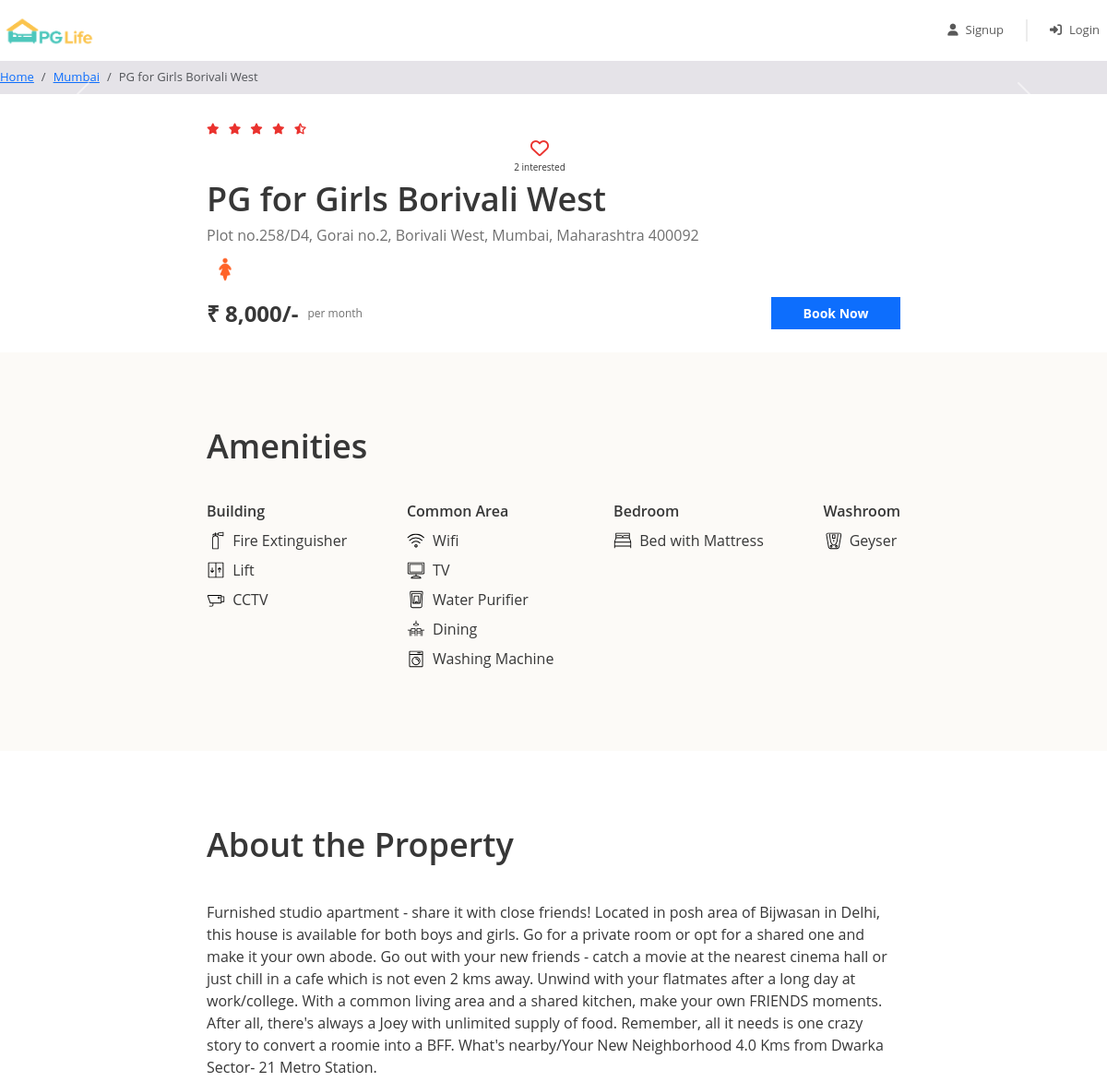
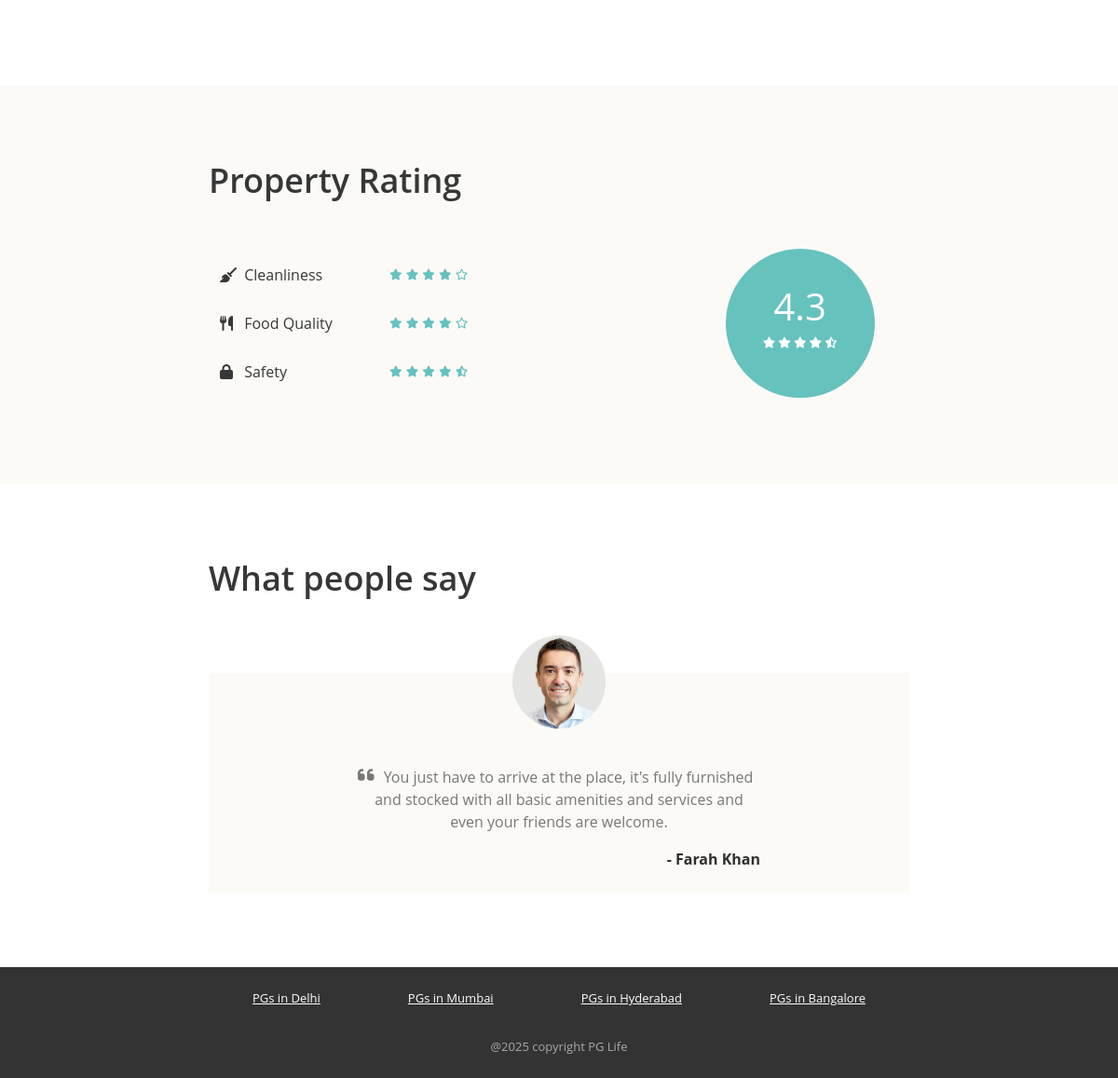
Page /property_detail.php?property_id=4 on the committed database (2 pictures, top to bottom).
### tables this page shows
CREATE TABLE `properties` (
  `id` int(11) NOT NULL,
  `city_id` int(11) NOT NULL,
  `name` varchar(100) NOT NULL,
  `address` varchar(255) NOT NULL,
  `description` longtext NOT NULL,
  `gender` enum('male','female','unisex') NOT NULL,
  `rent` int(11) NOT NULL,
  `rating_clean` float(2,1) NOT NULL,
  `rating_food` float(2,1) NOT NULL,
  `rating_safety` float(2,1) NOT NULL
);

CREATE TABLE `cities` (
  `id` int(11) NOT NULL,
  `name` varchar(100) NOT NULL
);

CREATE TABLE `amenities` (
  `id` int(11) NOT NULL,
  `name` varchar(100) NOT NULL,
  `type` varchar(100) NOT NULL,
  `icon` varchar(30) NOT NULL
);

CREATE TABLE `testimonials` (
  `id` int(11) NOT NULL,
  `property_id` int(11) NOT NULL,
  `user_name` varchar(100) NOT NULL,
  `content` longtext NOT NULL
);

### property_detail.php (the view, shortened to what this page needs)
<?php
require "includes/database_connect.php";
$property_id = $_GET["property_id"];
$sql_1 = "SELECT *, p.id AS property_id, p.name AS property_name, c.name AS city_name
            FROM properties p
            INNER JOIN cities c ON p.city_id = c.id
            WHERE p.id = $property_id";
$result_1 = mysqli_query($conn, $sql_1);
$property = mysqli_fetch_assoc($result_1);
$sql_2 = "SELECT * FROM testimonials WHERE property_id = $property_id";
$result_2 = mysqli_query($conn, $sql_2);
$testimonials = mysqli_fetch_all($result_2, MYSQLI_ASSOC);
$sql_3 = "SELECT a.*
            FROM amenities a
            INNER JOIN properties_amenities pa ON a.id = pa.amenity_id
            WHERE pa.property_id = $property_id";
$result_3 = mysqli_query($conn, $sql_3);
$amenities = mysqli_fetch_all($result_3, MYSQLI_ASSOC);
$sql_4 = "SELECT * FROM intrested_users_properties WHERE property_id = $property_id";
$result_4 = mysqli_query($conn, $sql_4);
$interested_users_count = mysqli_num_rows($result_4);
?>
<!DOCTYPE html>
<html lang="en">
<head>
    <?php
    include "includes/header_links.php";
    ?>
    <link href="css/property_detail.css" rel="stylesheet" />
</head>
<body>
    <?php
    include "includes/header.php";
    ?>
    <nav aria-label="breadcrumb">
        <ol class="breadcrumb py-2">
            <li class="breadcrumb-item">
                <a href="index.php">Home</a>
            </li>
            <li class="breadcrumb-item">
                <a href="property_list.php?city=<?= $property['city_name']; ?>"><?= $property['city_name']; ?></a>
            </li>
            <li class="breadcrumb-item active" aria-current="page">
                <?= $property['property_name']; ?>
            </li>
        </ol>
    </nav>
    <div id="property-images" class="carousel slide" data-ride="carousel">
        <a class="carousel-control-prev" href="#property-images" role="button" data-slide="prev">
            <span class="carousel-control-prev-icon" aria-hidden="true"></span>
        </a>
        <a class="carousel-control-next" href="#property-images" role="button" data-slide="next">
            <span class="carousel-control-next-icon" aria-hidden="true"></span>
        </a>
    </div>
    <div class="property-summary page-container">
        <div class="row no-gutters justify-content-between">
            <?php
            $total_rating = ($property['rating_clean'] + $property['rating_food'] + $property['rating_safety']) / 3;
            $total_rating = round($total_rating, 1);
            ?>
            <div class="star-container" title="<?= $total_rating ?>">
                <?php
                $rating = $total_rating;
                for ($i = 0; $i < 5; $i++) {
                    if ($rating >= $i + 0.8) {
                ?>
                        <i class="fas fa-star"></i>
                    <?php
                    } elseif ($rating >= $i + 0.3) {
                    ?>
                        <i class="fas fa-star-half-alt"></i>
                    <?php
                    } else {
                    ?>
                        <i class="far fa-star"></i>
                <?php
                    }
                }
                ?>
            </div>
            <div class="interested-container">
                <?php
                $is_interested = false;
                if ($is_interested) {
                ?>
                    <i class="is-interested-image fas fa-heart"></i>
                <?php
                } else {
                ?>
                    <i class="is-interested-image far fa-heart"></i>
                <?php
                }
                ?>
                <div class="interested-text">
                    <span class="interested-user-count"><?= $interested_users_count ?></span> interested
                </div>
            </div>
        </div>
        <div class="detail-container">
            <div class="property-name"><?= $property['property_name'] ?></div>
            <div class="property-address"><?= $property['address'] ?></div>
            <div class="property-gender">
                <?php
                if ($property['gender'] == "male") {
                ?>
                    <img src="img/male.png">
                <?php
                } elseif ($property['gender'] == "female") {
                ?>
                    <img src="img/female.png">
                <?php
                } else {
                ?>
                    <img src="img/unisex.png">
                <?php
                }
                ?>
            </div>
        </div>
        <div class="row no-gutters">
            <div class="rent-container col-6">
                <div class="rent">₹ <?= number_format($property['rent']) ?>/-</div>
                <div class="rent-unit">per month</div>
            </div>
            <div class="button-container col-6">
                <a href="#" class="btn btn-primary">Book Now</a>
            </div>
        </div>
    </div>
    <div class="property-amenities">
        <div class="page-container">
            <h1>Amenities</h1>
            <div class="row justify-content-between">
                <div class="col-md-auto">
                    <h5>Building</h5>
                    <?php
                    foreach ($amenities as $amenity) {
                        if ($amenity['type'] == "Building") {
                    ?>
                            <div class="amenity-container">
                                <img src="img/amenities/<?= $amenity['icon'] ?>.svg">
                                <span><?= $amenity['name'] ?></span>
                            </div>
                    <?php
                        }
                    }
                    ?>
                </div>
                <div class="col-md-auto">
                    <h5>Common Area</h5>
                    <?php
                    foreach ($amenities as $amenity) {
                        if ($amenity['type'] == "Common Area") {
                    ?>
                            <div class="amenity-container">
                                <img src="img/amenities/<?= $amenity['icon'] ?>.svg">
                                <span><?= $amenity['name'] ?></span>
                            </div>
                    <?php
                        }
                    }
                    ?>
                </div>
                <div class="col-md-auto">
                    <h5>Bedroom</h5>
                    <?php
                    foreach ($amenities as $amenity) {
                        if ($amenity['type'] == "Bedroom") {
                    ?>
                            <div class="amenity-container">
                                <img src="img/amenities/<?= $amenity['icon'] ?>.svg">
                                <span><?= $amenity['name'] ?></span>
                            </div>
                    <?php
                        }
                    }
                    ?>
                </div>
                <div class="col-md-auto">
                    <h5>Washroom</h5>
                    <?php
                    foreach ($amenities as $amenity) {
                        if ($amenity['type'] == "Washroom") {
                    ?>
                            <div class="amenity-container">
                                <img src="img/amenities/<?= $amenity['icon'] ?>.svg">
                                <span><?= $amenity['name'] ?></span>
                            </div>
                    <?php
                        }
                    }
                    ?>
                </div>
            </div>
        </div>
    </div>
    <div class="property-about page-container">
        <h1>About the Property</h1>
        <p><?= $property['description'] ?></p>
    </div>
    <div class="property-rating">
        <div class="page-container">
            <h1>Property Rating</h1>
            <div class="row align-items-center justify-content-between">
                <div class="col-md-6">
                    <div class="rating-criteria row">
                        <div class="col-6">
                            <i class="rating-criteria-icon fas fa-broom"></i>
                            <span class="rating-criteria-text">Cleanliness</span>
                        </div>
                        <div class="rating-criteria-star-container col-6" title="<?= $property['rating_clean'] ?>">
                            <?php
                            $rating = $property['rating_clean'];
                            for ($i = 0; $i < 5; $i++) {
                                if ($rating >= $i + 0.8) {
                            ?>
                                    <i class="fas fa-star"></i>
                                <?php
                                } elseif ($rating >= $i + 0.3) {
                                ?>
                                    <i class="fas fa-star-half-alt"></i>
                                <?php
                                } else {
                                ?>
                                    <i class="far fa-star"></i>
                            <?php
                                }
                            }
                            ?>
                        </div>
                    </div>
                    <div class="rating-criteria row">
                        <div class="col-6">
                            <i class="rating-criteria-icon fas fa-utensils"></i>
                            <span class="rating-criteria-text">Food Quality</span>
                        </div>
                        <div class="rating-criteria-star-container col-6" title="<?= $property['rating_food'] ?>">
                            <?php
                            $rating = $property['rating_food'];
                            for ($i = 0; $i < 5; $i++) {
                                if ($rating >= $i + 0.8) {
                            ?>
                                    <i class="fas fa-star"></i>
                                <?php
                                } elseif ($rating >= $i + 0.3) {
                                ?>
                                    <i class="fas fa-star-half-alt"></i>
                                <?php
                                } else {
                                ?>
                                    <i class="far fa-star"></i>
                            <?php
                                }
                            }
                            ?>
                        </div>
                    </div>
                    <div class="rating-criteria row">
                        <div class="col-6">
                            <i class="rating-criteria-icon fa fa-lock"></i>
                            <span class="rating-criteria-text">Safety</span>
                        </div>
                        <div class="rating-criteria-star-container col-6" title="<?= $property['rating_safety'] ?>">
                            <?php
                            $rating = $property['rating_safety'];
                            for ($i = 0; $i < 5; $i++) {
                                if ($rating >= $i + 0.8) {
                            ?>
                                    <i class="fas fa-star"></i>
                                <?php
                                } elseif ($rating >= $i + 0.3) {
                                ?>
                                    <i class="fas fa-star-half-alt"></i>
                                <?php
                                } else {
                                ?>
                                    <i class="far fa-star"></i>
                            <?php
                                }
                            }
                            ?>
                        </div>
                    </div>
                </div>
                <div class="col-md-4">
                    <div class="rating-circle">
                        <?php
                        $total_rating = ($property['rating_clean'] + $property['rating_food'] + $property['rating_safety']) / 3;
                        $total_rating = round($total_rating, 1);
                        ?>
                        <div class="total-rating"><?= $total_rating ?></div>
                        <div class="rating-circle-star-container">
                            <?php
                            $rating = $total_rating;
                            for ($i = 0; $i < 5; $i++) {
                                if ($rating >= $i + 0.8) {
                            ?>
                                    <i class="fas fa-star"></i>
                                <?php
                                } elseif ($rating >= $i + 0.3) {
                                ?>
                                    <i class="fas fa-star-half-alt"></i>
                                <?php
                                } else {
                                ?>
                                    <i class="far fa-star"></i>
                            <?php
                                }
                            }
                            ?>
                        </div>
                    </div>
                </div>
            </div>
        </div>
    </div>
    <div class="property-testimonials page-container">
        <h1>What people say</h1>
        <?php
        foreach ($testimonials as $testimonial) {
        ?>
            <div class="testimonial-block">
                <div class="testimonial-image-container">
                    <img class="testimonial-img" src="img/man.png">
                </div>
                <div class="testimonial-text">
                    <i class="fa fa-quote-left" aria-hidden="true"></i>
                    <p><?= $testimonial['content'] ?></p>
                </div>
                <div class="testimonial-name">- <?= $testimonial['user_name'] ?></div>
            </div>
        <?php
        }
        ?>
    </div>
    <?php
    include "includes/footer.php";
    ?>
</body>
</html>

### rows in the picture
properties: city.name "Mumbai", name "PG for Girls Borivali West", address "Plot no.258/D4, Gorai no.2, Borivali West, Mumbai, Maharashtra 400092", rent "8,000", description "Furnished studio apartment - share it with close friends! Located in posh area of Bijwasan in Delhi, this house is available for both boys and girls. Go for a private room or opt for a shared one and make it your own abode. Go out with your new friends - catch a movie at the nearest cinema hall or just chill in a cafe which is not even 2 kms away. Unwind with your flatmates after a long day at work/college. With a common living area and a shared kitchen, make your own FRIENDS moments. After all, there's always a Joey with unlimited supply of food. Remember, all it needs is one crazy story to convert a roomie into a BFF. What's nearby/Your New Neighborhood 4.0 Kms from Dwarka Sector- 21…", total_rating "4.3"
amenities: icon (picture), name "Fire Extinguisher"
amenities: icon (picture), name "Lift"
amenities: icon (picture), name "CCTV"
amenities: icon (picture), name "Wifi"
amenities: shows a picture, name "TV"
amenities: icon (picture), name "Water Purifier"
amenities: icon (picture), name "Dining"
amenities: icon (picture), name "Washing Machine"
amenities: name "Bed with Mattress"
amenities: icon (picture), name "Geyser"
testimonials: content "You just have to arrive at the place, it's fully furnished and stocked with all basic amenities and services and even your friends are welcome.", user_name "Farah Khan"

### other values in the picture
$interested_users_count "2"
